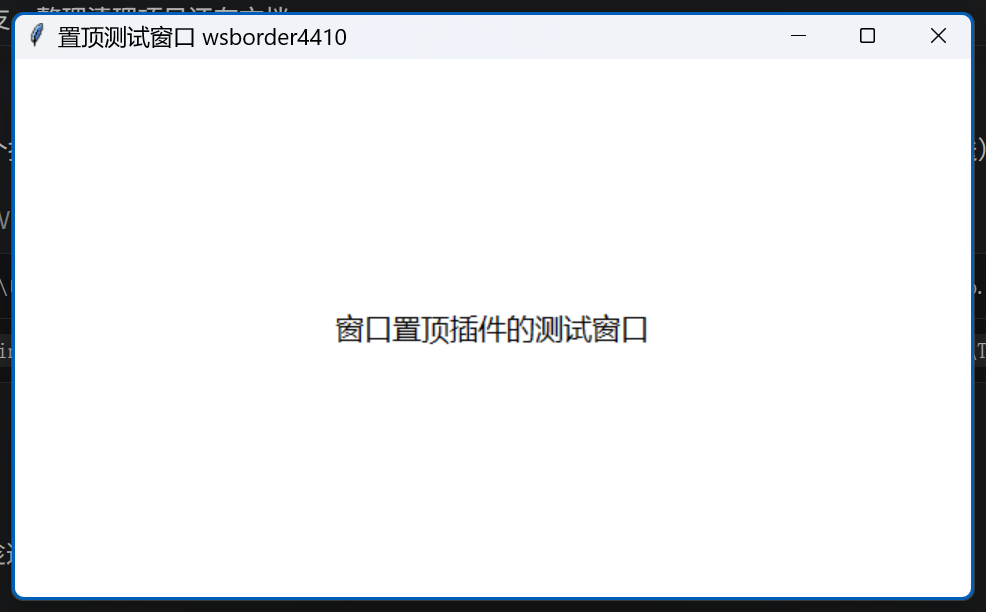

Here is the Python script that generated this plot:
# Checks the line winshun.topmost draws round a window it keeps on top, on the
# real screen: drives WinShunTopmost.exe as Win顺 would (JSON-RPC over stdio)
# on test windows of its own, moves them with SetWindowPos / ShowWindow and
# reads the pixels. Never sends keyboard or mouse input.
#   python border.py <WinShunTopmost.exe> <output dir>
import ctypes, json, subprocess, sys, time, os, threading, queue
from ctypes import wintypes
from PIL import ImageGrab

exe, out = sys.argv[1], sys.argv[2]
user32, dwm, shcore = ctypes.windll.user32, ctypes.windll.dwmapi, ctypes.windll.shcore
user32.SetProcessDpiAwarenessContext(ctypes.c_void_p(-4))
user32.FindWindowW.restype = wintypes.HWND
user32.GetWindow.restype = wintypes.HWND
user32.GetWindow.argtypes = [wintypes.HWND, ctypes.c_uint]
user32.MonitorFromWindow.restype = wintypes.HANDLE
user32.MonitorFromWindow.argtypes = [wintypes.HWND, wintypes.DWORD]
user32.GetWindowLongPtrW.restype = ctypes.c_ssize_t
user32.GetWindowLongPtrW.argtypes = [wintypes.HWND, ctypes.c_int]
user32.SetWindowLongPtrW.argtypes = [wintypes.HWND, ctypes.c_int, ctypes.c_ssize_t]
user32.SetWindowPos.argtypes = [wintypes.HWND, wintypes.HWND, ctypes.c_int, ctypes.c_int, ctypes.c_int, ctypes.c_int, ctypes.c_uint]
user32.ShowWindow.argtypes = [wintypes.HWND, ctypes.c_int]
user32.IsWindowVisible.argtypes = [wintypes.HWND]
user32.GetClassNameW.argtypes = [wintypes.HWND, wintypes.LPWSTR, ctypes.c_int]
user32.GetWindowRect.argtypes = [wintypes.HWND, ctypes.POINTER(wintypes.RECT)]
user32.GetWindowThreadProcessId.argtypes = [wintypes.HWND, ctypes.POINTER(wintypes.DWORD)]
dwm.DwmGetWindowAttribute.argtypes = [wintypes.HWND, wintypes.DWORD, ctypes.c_void_p, wintypes.DWORD]
ENUM = ctypes.WINFUNCTYPE(wintypes.BOOL, wintypes.HWND, wintypes.LPARAM)

TITLE, COVER = "置顶测试窗口 wsborder4410", "遮住它的置顶窗口 wsborder4411"
BLUE, GREEN = (0, 95, 184), (16, 124, 16)
results = []

def check(ok, what):
    results.append((bool(ok), what))
    print(("PASS " if ok else "FAIL ") + what, flush=True)

def tk_window(title, geometry, text):
    code = ("import tkinter as t;r=t.Tk();r.title(%r);r.geometry(%r);r.configure(bg='white');"
            "t.Label(r,text=%r,bg='white',font=('Microsoft YaHei UI',14)).pack(expand=True);r.mainloop()"
            % (title, geometry, text))
    process = subprocess.Popen([sys.executable, "-c", code])
    for _ in range(100):
        found = user32.FindWindowW(None, title)
        if found:
            return process, found
        time.sleep(0.1)
    return process, None

def frame_of(h):
    r = wintypes.RECT()
    if dwm.DwmGetWindowAttribute(h, 9, ctypes.byref(r), ctypes.sizeof(r)) != 0:
        user32.GetWindowRect(h, ctypes.byref(r))
    return (r.left, r.top, r.right, r.bottom)

def monitor_of(h):
    class MI(ctypes.Structure):
        _fields_ = [("cbSize", wintypes.DWORD), ("rcMonitor", wintypes.RECT), ("rcWork", wintypes.RECT), ("dwFlags", wintypes.DWORD)]
    mi = MI(); mi.cbSize = ctypes.sizeof(MI)
    monitor = user32.MonitorFromWindow(h, 2)
    user32.GetMonitorInfoW(monitor, ctypes.byref(mi))
    x, y = ctypes.c_uint(96), ctypes.c_uint(96)
    shcore.GetDpiForMonitor(monitor, 0, ctypes.byref(x), ctypes.byref(y))
    m, w = mi.rcMonitor, mi.rcWork
    return (m.left, m.top, m.right, m.bottom), (w.left, w.top, w.right, w.bottom), x.value / 96.0

def strips(pid):
    """The plugin's line pieces that are shown: their rectangles."""
    found = []
    def each(h, _):
        owner = wintypes.DWORD()
        user32.GetWindowThreadProcessId(h, ctypes.byref(owner))
        name = ctypes.create_unicode_buffer(64)
        user32.GetClassNameW(h, name, 64)
        if owner.value == pid and name.value == "WinShunTopmostBorder" and user32.IsWindowVisible(h):
            r = wintypes.RECT(); user32.GetWindowRect(h, ctypes.byref(r))
            found.append((r.left, r.top, r.right, r.bottom))
        return True
    user32.EnumWindows(ENUM(each), 0)
    return sorted(found)

def expected(frame, scale, square=False):
    l, t, r, b = frame
    thick = max(1, int(2 * scale + 0.5))
    band = thick if square else max(thick, int(8 * scale + 0.5))
    return sorted([(l, t, r, t + band), (l, b - band, r, b), (l, t + band, l + thick, b - band), (r - thick, t + band, r, b - band)])

def wait_for(test, timeout=2.0):
    end = time.time() + timeout
    while time.time() < end:
        if test():
            return True
        time.sleep(0.05)
    return test()

def pixel(x, y):
    return ImageGrab.grab(bbox=(x, y, x + 1, y + 1), all_screens=True, include_layered_windows=True).getpixel((0, 0))[:3]

def edge_pixels(frame, scale, colour, square=False):
    """Midpoints of the four edges, the stroke's every pixel, the first pixel
    inside it, and the corner."""
    l, t, r, b = frame
    thick = max(1, int(2 * scale + 0.5))
    cx, cy = (l + r) // 2, (t + b) // 2
    wrong = []
    for d in range(thick):
        for name, at in (("top", (cx, t + d)), ("bottom", (cx, b - 1 - d)), ("left", (l + d, cy)), ("right", (r - 1 - d, cy))):
            if pixel(*at) != colour:
                wrong.append("%s+%d is %s" % (name, d, pixel(*at)))
    for name, at in (("top", (cx, t + thick)), ("left", (l + thick, cy)), ("right", (r - 1 - thick, cy)), ("bottom", (cx, b - 1 - thick))):
        if pixel(*at) == colour:
            wrong.append("inside the %s edge is the line's colour" % name)
    if square:
        if pixel(l, t) != colour or pixel(r - 1, b - 1) != colour:
            wrong.append("square corner is %s / %s" % (pixel(l, t), pixel(r - 1, b - 1)))
    else:
        # On the arc at 45 degrees: the middle of the stroke.
        radius = int(8 * scale + 0.5)
        along = int(radius - (radius - thick / 2) * 0.7071)
        for name, at in (("top left", (l + along, t + along)), ("bottom right", (r - 1 - along, b - 1 - along))):
            if pixel(*at) != colour:
                wrong.append("%s arc (%d px in) is %s" % (name, along, pixel(*at)))
        if pixel(l, t) == colour:
            wrong.append("the corner outside the arc is the line's colour")
    return wrong

def topmost(h):
    return bool(user32.GetWindowLongPtrW(h, -20) & 0x8)

def move(h, x, y, w, h_):
    user32.SetWindowPos(h, None, x, y, w, h_, 0x0004 | 0x0010 | 0x4000)  # NOZORDER | NOACTIVATE | ASYNC

tk, hwnd = tk_window(TITLE, "640x360+300+200", "窗口置顶插件的测试窗口")
check(hwnd, "test window is up")
time.sleep(0.6)

p = subprocess.Popen([exe], stdin=subprocess.PIPE, stdout=subprocess.PIPE)
lines = queue.Queue()
threading.Thread(target=lambda: [lines.put(l) for l in iter(p.stdout.readline, b"")], daemon=True).start()
def send(m):
    m["jsonrpc"] = "2.0"
    p.stdin.write((json.dumps(m, ensure_ascii=False) + "\n").encode("utf-8")); p.stdin.flush()
def answer_of(id_, timeout=3.0):
    end = time.time() + timeout
    while time.time() < end:
        try:
            m = json.loads(lines.get(timeout=max(end - time.time(), 0.01)).decode("utf-8"))
        except queue.Empty:
            return None
        if m.get("method") == "winshun/tool":
            send({"id": m["id"], "result": {}})
        elif m.get("id") == id_ and "method" not in m:
            return m
    return None

def look(accent):
    return {"locale": "zh", "theme": "light", "corners": "round",
            "nativeLook": {"style": "fluent", "dark": False, "rounded": True, "accent": accent, "accentFill": "#ff0f6cbd",
                           "dangerFill": "#ffc42b1c", "background": "#fff3f3f3", "windowEdge": "#24000000", "text": "#ff1b1b1b"}}
first = look("#ff005fb8")
send({"id": 1, "method": "initialize", "params": {"protocolVersion": "1", "capabilities": {"hostHotkeys": True, "details": True},
      "pluginDir": os.path.dirname(exe), "dataDir": out, "locale": "zh", "theme": "light",
      "appearance": {k: first[k] for k in ("corners", "nativeLook")}, "settings": {"hotkey": "", "border": True}}})
check(answer_of(1), "initialize answered")
next_id = [10]
def rows(text):
    next_id[0] += 1
    send({"id": next_id[0], "method": "query", "params": {"queryId": next_id[0], "command": "topmost", "trigger": "keyword", "keyword": "置顶", "text": text, "raw": "置顶 " + text}})
    r = answer_of(next_id[0])
    return r["result"]["items"] if r else []
def press(item):
    next_id[0] += 1
    send({"id": next_id[0], "method": "action", "params": {"command": "topmost", "action": "default", "text": "", "item": item}})
    return answer_of(next_id[0])

monitor, work, scale = monitor_of(hwnd)
print("scale %.2f, monitor %s" % (scale, monitor), flush=True)
check(strips(p.pid) == [], "no line before anything is on top")
items = rows("wsborder4410")
check(len(items) == 1, "the test window is listed")
press(items[0])
check(topmost(hwnd), "on top after Enter")

# 1. The line: four pieces on the window's edge, the right pixels.
frame = frame_of(hwnd)
check(wait_for(lambda: strips(p.pid) == expected(frame, scale)), "four pieces on the window's edge: %s (frame %s)" % (strips(p.pid), frame))
time.sleep(1.4)  # the "已置顶" note has gone
wrong = edge_pixels(frame, scale, BLUE)
check(not wrong, "the line is %d px of the accent, round at the corners %s" % (max(1, int(2 * scale + 0.5)), wrong))
l, t, r, b = frame
ImageGrab.grab(bbox=(l - 12, t - 12, r + 12, b + 12), all_screens=True, include_layered_windows=True).save(os.path.join(out, "border.png"))
ImageGrab.grab(bbox=(l - 6, t - 6, l + 58, t + 42), all_screens=True, include_layered_windows=True).resize((384, 288), 0).save(os.path.join(out, "border-corner.png"))
above = user32.GetWindow(hwnd, 3)
name = ctypes.create_unicode_buffer(64); user32.GetClassNameW(above, name, 64)
check(name.value == "WinShunTopmostBorder", "the pieces are right above their window in the z-order (%s)" % name.value)

# 2. It follows the window: moved, resized.
move(hwnd, 520, 260, 800, 480)
check(wait_for(lambda: frame_of(hwnd) != frame and strips(p.pid) == expected(frame_of(hwnd), scale)), "follows a move and a resize: %s" % strips(p.pid))
time.sleep(0.2)
wrong = edge_pixels(frame_of(hwnd), scale, BLUE)
check(not wrong, "and is drawn for the new size %s" % wrong)

# 3. Minimized and back.
user32.ShowWindow(hwnd, 6)
check(wait_for(lambda: strips(p.pid) == []), "minimized: no line")
user32.ShowWindow(hwnd, 9)
check(wait_for(lambda: strips(p.pid) == expected(frame_of(hwnd), scale)), "restored: the line is back")

# 4. Maximized: on the edge of the work area, square.
user32.ShowWindow(hwnd, 3)
check(wait_for(lambda: strips(p.pid) == expected(work, scale, True)), "maximized: square, on the work area's edge: %s (work %s)" % (strips(p.pid), work))
time.sleep(0.4)
wrong = edge_pixels(work, scale, BLUE, True)
check(not wrong, "maximized: drawn %s" % wrong)
user32.ShowWindow(hwnd, 9)
check(wait_for(lambda: strips(p.pid) == expected(frame_of(hwnd), scale)), "back from maximized")

# 5. Full screen (the window as large as its monitor): no line.
style = user32.GetWindowLongPtrW(hwnd, -16)
user32.SetWindowLongPtrW(hwnd, -16, 0x80000000 | 0x10000000)  # WS_POPUP | WS_VISIBLE: no frame, as a player in full screen
user32.SetWindowPos(hwnd, None, monitor[0], monitor[1], monitor[2] - monitor[0], monitor[3] - monitor[1], 0x0004 | 0x0010 | 0x0020 | 0x4000)
covers = lambda a, m: a[0] <= m[0] and a[1] <= m[1] and a[2] >= m[2] and a[3] >= m[3]
check(wait_for(lambda: covers(frame_of(hwnd), monitor) and strips(p.pid) == []), "as large as the monitor: no line (frame %s, pieces %s)" % (frame_of(hwnd), strips(p.pid)))
user32.SetWindowLongPtrW(hwnd, -16, style)
user32.SetWindowPos(hwnd, None, 520, 260, 800, 480, 0x0004 | 0x0010 | 0x0020 | 0x4000)
check(wait_for(lambda: strips(p.pid) == expected(frame_of(hwnd), scale)), "back from full screen")

# 6. Another window on top over it covers the line.
cover, chwnd = tk_window(COVER, "400x300+420+200", "另一个置顶窗口")
time.sleep(0.6)
user32.SetWindowPos(chwnd, wintypes.HWND(-1), 0, 0, 0, 0, 0x0001 | 0x0002 | 0x0010)  # on top, above the first and its line
time.sleep(0.3)
f = frame_of(hwnd); c = frame_of(chwnd)
at = ((max(f[0], c[0]) + min(f[2], c[2])) // 2, f[3] - 1)  # on the first window's bottom edge, under the cover
check(c[0] < at[0] < c[2] and c[1] < at[1] < c[3] and topmost(chwnd), "the cover is over the bottom edge (cover %s, window %s, on top %s)" % (c, f, topmost(chwnd)))
check(wait_for(lambda: pixel(*at) != BLUE), "the line does not show through a window above its own: %s" % (pixel(*at),))
check(pixel(f[0] + 1, (f[1] + f[3]) // 2) == BLUE and not c[0] <= f[0] + 1, "and still shows where nothing covers it")
cover.kill()
check(wait_for(lambda: pixel(*at) == BLUE), "the cover gone, the line is whole again")

# 7. The colour follows Win顺's look.
send({"method": "appearance", "params": look("#ff107c10")})
check(wait_for(lambda: not edge_pixels(frame_of(hwnd), scale, GREEN)), "a new accent: the line is redrawn in it %s" % edge_pixels(frame_of(hwnd), scale, GREEN))

# 8. The setting.
send({"method": "settingsChanged", "params": {"settings": {"hotkey": "", "border": False}}})
check(wait_for(lambda: strips(p.pid) == []) and topmost(hwnd), "the setting off: no line, still on top")
send({"method": "settingsChanged", "params": {"settings": {"hotkey": "", "border": True}}})
check(wait_for(lambda: strips(p.pid) == expected(frame_of(hwnd), scale)), "the setting on: the line is back")

# 9. Taken off the top by another program: the line goes by itself.
user32.SetWindowPos(hwnd, wintypes.HWND(-2), 0, 0, 0, 0, 0x0001 | 0x0002 | 0x0010)
check(wait_for(lambda: strips(p.pid) == []) and not topmost(hwnd), "taken off by another program: no line")

# 10. Off through the plugin, and a window that closes while on top.
item = [i for i in rows("wsborder4410") if i["title"] == TITLE][0]
press(item)
check(wait_for(lambda: strips(p.pid) == expected(frame_of(hwnd), scale)), "on top again: the line again")
item = [i for i in rows("wsborder4410") if i["title"] == TITLE][0]
press(item)
check(wait_for(lambda: strips(p.pid) == []) and not topmost(hwnd), "Enter on it takes it off: no line")
item = [i for i in rows("wsborder4410") if i["title"] == TITLE][0]
press(item)
check(wait_for(lambda: len(strips(p.pid)) == 4), "on top once more")
tk.kill()
check(wait_for(lambda: strips(p.pid) == []), "the window closed: no line left behind")

send({"id": 99, "method": "shutdown", "params": {}})
check(answer_of(99) is not None, "shutdown answered")
p.stdin.close()
try:
    p.wait(3)
except subprocess.TimeoutExpired:
    p.kill()
check(p.returncode == 0, "the plugin ended by itself: %s" % p.returncode)
bad = [w for ok, w in results if not ok]
print("RESULT %d passed, %d failed" % (len(results) - len(bad), len(bad)), flush=True)
sys.exit(1 if bad else 0)
